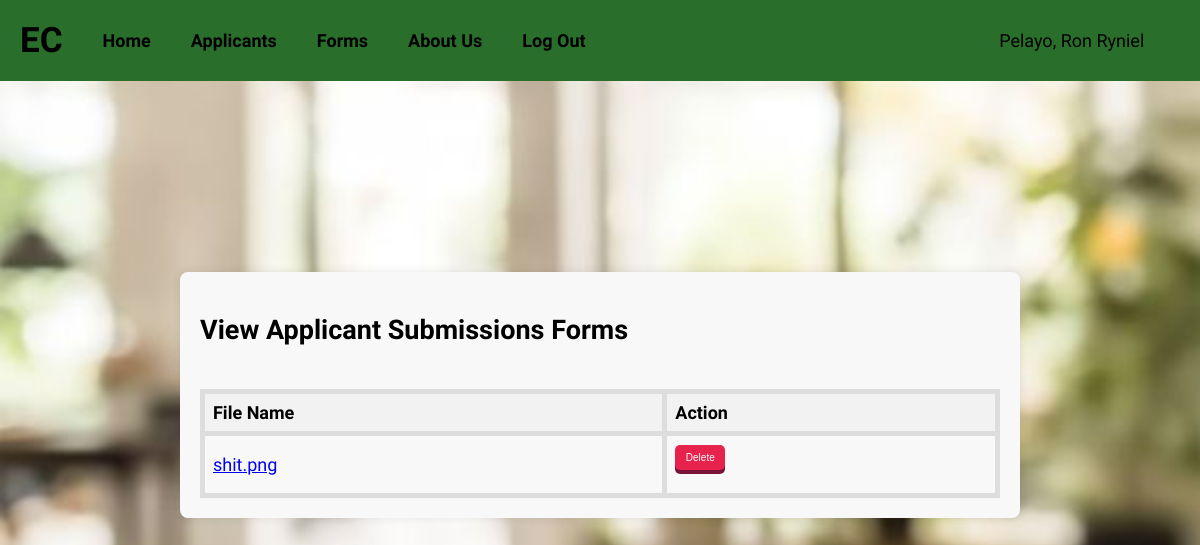
/adminapplicants.php (signed in), run on the app's committed database.
### tables this page shows
CREATE TABLE `tbl_users` (
  `user_id` int(8) UNSIGNED NOT NULL,
  `user_lastname` varchar(180) NOT NULL DEFAULT '',
  `user_firstname` varchar(180) NOT NULL DEFAULT '',
  `user_email` varchar(180) NOT NULL DEFAULT '',
  `user_password` varchar(180) NOT NULL DEFAULT '',
  `user_date_added` date NOT NULL DEFAULT '2000-01-01',
  `user_time_added` time NOT NULL DEFAULT '00:00:00',
  `user_date_updated` date NOT NULL DEFAULT '2000-01-01',
  `user_time_updated` time NOT NULL DEFAULT '00:00:00',
  `user_status` int(1) NOT NULL DEFAULT 0,
  `user_token` varchar(255) NOT NULL DEFAULT '',
  `user_access` varchar(255) NOT NULL DEFAULT '',
  `user_dob` date NOT NULL DEFAULT '2000-01-01',
  `user_sex` varchar(10) NOT NULL DEFAULT '',
  `user_age` int(3) NOT NULL DEFAULT 0,
  `user_contact_number` varchar(20) NOT NULL DEFAULT '',
  `user_marital_status` varchar(20) NOT NULL DEFAULT '',
  `user_address` text NOT NULL,
  `user_religion` varchar(50) NOT NULL DEFAULT '',
  `user_zip_code` varchar(10) NOT NULL DEFAULT '',
  `user_position` varchar(255) NOT NULL DEFAULT '',
  `user_career_history` text NOT NULL,
  `user_cover_letter` text NOT NULL,
  `user_application` text NOT NULL,
  `user_skills` varchar(255) NOT NULL DEFAULT '',
  `user_profile_image` varchar(255) NOT NULL DEFAULT ''
);

### classes/class.user.php (called while the page is built, shortened)
<?php
class User {
    private $DB_SERVER = 'localhost';
    private $DB_USERNAME = 'root';
    private $DB_PASSWORD = '';
    private $DB_DATABASE = 'db_wbapp';
    private $conn;
    public function __construct() {
        $this->conn = new PDO("mysql:host=" . $this->DB_SERVER . ";dbname=" . $this->DB_DATABASE, $this->DB_USERNAME, $this->DB_PASSWORD);
    }
	function get_user_id($email){
		$sql="SELECT user_id FROM tbl_users WHERE user_email = :email";
		$q = $this->conn->prepare($sql);
		$q->execute(['email' => $email]);
		$user_id = $q->fetchColumn();
		return $user_id;
	}
	function get_user_firstname($id){
		$sql="SELECT user_firstname FROM tbl_users WHERE user_id = :id";
		$q = $this->conn->prepare($sql);
		$q->execute(['id' => $id]);
		$user_firstname = $q->fetchColumn();
		return $user_firstname;
	}
	function get_user_lastname($id){
		$sql="SELECT user_lastname FROM tbl_users WHERE user_id = :id";
		$q = $this->conn->prepare($sql);
		$q->execute(['id' => $id]);
		$user_lastname = $q->fetchColumn();
		return $user_lastname;
	}
}

### adminapplicants.php (the view, shortened to what this page needs)
<?php
include_once 'classes/class.user.php';
$user = new User();
$user_id = $user->get_user_id($_SESSION['user_email']);
?><!DOCTYPE html>
<html>
<head>
    <link rel="stylesheet" href="css/custom.css?<?php echo time();?>">
    <body class="home">
    <div id="wrapper">
    <div id="menu">
    <div id="logo">
            <span class="logo-text">EC</span>
        </div>
        <a href="adminhome.php">Home</a>
        <a href="adminfind.php">Applicants</a>
        <a href="adminapplicants.php">Forms</a>
        <a href="adminabout.php">About Us</a>
        <a href="logout.php" class="move-right">Log Out</a>
        <span class="move-right"><?php echo $user->get_user_lastname($user_id) . ', ' . $user->get_user_firstname($user_id); ?>&nbsp;&nbsp; &nbsp;&nbsp; &nbsp;&nbsp;</span>
        </div><br><br>
<br></div><br><br>
<br>
</div><br><br>
<br></div><br><br>
<br>
</body>
</html>
<!DOCTYPE html>
<html>
<head>
    <link rel="stylesheet" href="css/custom.css?<?php echo time();?>">
</head>
        <div id="about-us-content">
            <h2>View Applicant Submissions Forms</h2>
            <?php
                $submissionDir = "form_submissions/";
                if (file_exists($submissionDir)) {
                    $submissions = glob($submissionDir . "*.*");
                    if (!empty($submissions)) {
                        echo "<table>";
                        echo "<tr><th>File Name</th><th>Action</th></tr>";
                        foreach ($submissions as $submission) {
                            $fileName = basename($submission);
                            $fileType = pathinfo($submission, PATHINFO_EXTENSION);
                            $allowedFileTypes = array("txt", "pdf", "docx", "jpg", "jpeg", "png", "gif");
                            if (in_array($fileType, $allowedFileTypes)) {
                                echo "<tr><td><a href='$submission' target='_blank'>$fileName</a></td>";
                                echo "<td><button class='delete-btn' onclick='deleteSubmission(\"$submission\")'>Delete</button></td></tr>";
                            } else {
                            }
                        }
                        echo "</table>";
                    } else {
                        echo "<p>No submissions yet.</p>";
                    }
                } else {
                    echo "<p>No submissions yet.</p>";
                }
            ?>
        </div>
</body>
</html>

### css/custom.css (style rules this page uses)
body { margin: 0; padding: 0; font-family: 'Assistant', sans-serif; font-size: 18px; background-color: #909090; background-image: url('242ea708b394dd005c7147aea5d3909c.jpg'); background-repeat: no-repeat; background-size: 100% 100%; background-size: cover; box-sizing: border-box; }
body.home { background-color: #909090; background-repeat: no-repeat; background-size: cover; box-sizing: border-box; background-image: url('242ea708b394dd005c7147aea5d3909c.jpg'); }
.home #menu { position: fixed; top: 0; width: 100%; display: flex; justify-content: space-between; align-items: center; padding: 20px; box-sizing: border-box; background-color: #296f2b; z-index: 1000; }
.home #menu a { text-decoration: none; font-weight: bold; margin-left: 40px; }
.move-right { margin-left: auto; }
.home #wrapper { width: 100%; padding: 0px; overflow: hidden; }
.home #menu a, #second-submenu a, #third-submenu a { color: #000; }
#about-us-content { max-width: 800px; margin: 20px auto; padding: 20px; background-color: #f8f8f8; border-radius: 8px; box-shadow: 0 0 10px rgba(0, 0, 0, 0.1); font-family: 'Assistant', sans-serif; display: flex; flex-wrap: wrap; }
button { background-color: #333; width: 20%; color: #fff; padding: 10px; margin-bottom: 15px; border: none; cursor: pointer; border-radius: 5px; }
#logo .logo-text { font-size: 35px; color: #000000; font-weight: bold; }

### adminapplicants.php (style rules this page uses)
table { width: 100%; border-collapse: collapse; margin-top: 20px; }
th, td { border: 1px solid #ddd; padding: 8px; text-align: left; }
th { background-color: #f2f2f2; }
.delete-btn { background-color: #f44336; color: white; border: none; padding: 10px 20px; text-align: center; text-decoration: none; display: inline-block; font-size: 12px; border-radius: 3px; cursor: pointer; transition: background-color 0.3s; }
th, td { border: 5px solid #ddd; padding: 8px; text-align: left; }
.delete-btn { text-align: center; text-decoration: none; position: relative; background-color: rgb(230, 34, 77); border-radius: 5px; box-shadow: rgb(121, 18, 55) 0px 4px 0px 0px; padding: 5px; background-repeat: no-repeat; cursor: pointer; box-sizing: border-box; width: 50px; height: 25px; color: #fff; border: none; font-size: 10px; transition: all 0.3s ease-in-out; z-index: 1; overflow: hidden; }

### data on the page
tbl_users: $user->get_user_lastname($user_id) "Pelayo", $user->get_user_firstname($user_id) "Ron Ryniel"

### other printed values
$fileName "shit.png"
